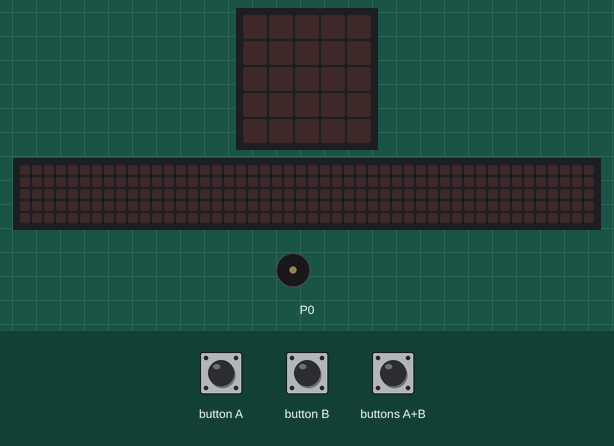
The program below on a simulated BBC micro:bit (MakeCode). On the bench: the board's 5×5 LED display, a strip that is not on the board, showing the scrolling text unrolled, buzzer (waves = sounding). Inputs (shaded band) come from the test bench. The 48×5 strip is a reading aid, not a part: it shows the text the display is scrolling, unrolled, one strip-width of it at a time.

Above: at 1.2 s.
1.3 s: buttons A+B pressed for 0.15 s
At 7.8 s:
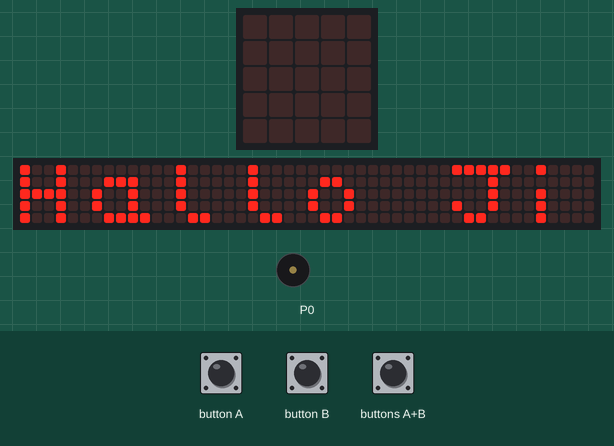
At 15.25 s:
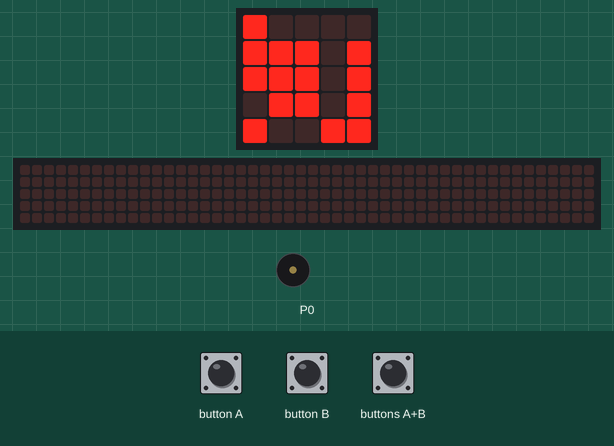
Timing chart, 0 to 16.9 s (numbered marks = the images above; inputs shaded):
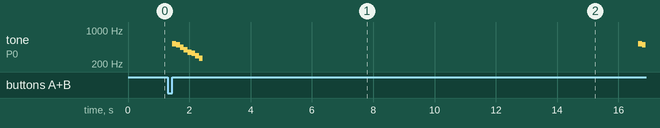

The program:

main.ts
```typescript
input.onButtonPressed(Button.AB, function () {
    music.setVolume(255)
    music.playMelody("C5 B A G F E D C ", 500)
    basic.showString("Hallo Jilani!")
    basic.showLeds(`
        # . . . .
        # # # . #
        # # # . #
        . # # . #
        # . . # #
        `)
    basic.showLeds(`
        . # # # #
        . . . # .
        . . . # .
        # . . # .
        . # # . .
        `)
    basic.showLeds(`
        # . . . .
        # # # . #
        # # # . #
        . # # . #
        # . . # #
        `)
    basic.showLeds(`
        . # # # #
        . . . # .
        . . . # .
        # . . # .
        . # # . .
        `)
    music.playMelody("C5 B A G F E D C ", 500)
})
```

test.ts
```typescript
// tests gaan hier; deze zal niet worden gecompileerd wanneer dit pakket wordt gebruikt als extensie.
```

Measured:
- after the input at 1.3 s, tone on P0: plays 523 Hz for 0.13 s, 494 Hz for 0.13 s, 440 Hz for 0.13 s, 392 Hz for 0.13 s, 349 Hz for 0.13 s, 330 Hz for 0.13 s … (10 notes in this stretch), starting after 0.15 s; the display: changes after 1.2 s (image 1)
- what the display in image 1 shows lasts 0.6 s, from 7.4 s to 8.0 s
- what the display in image 2 shows lasts 0.4 s, from 15.1 s to 15.5 s
